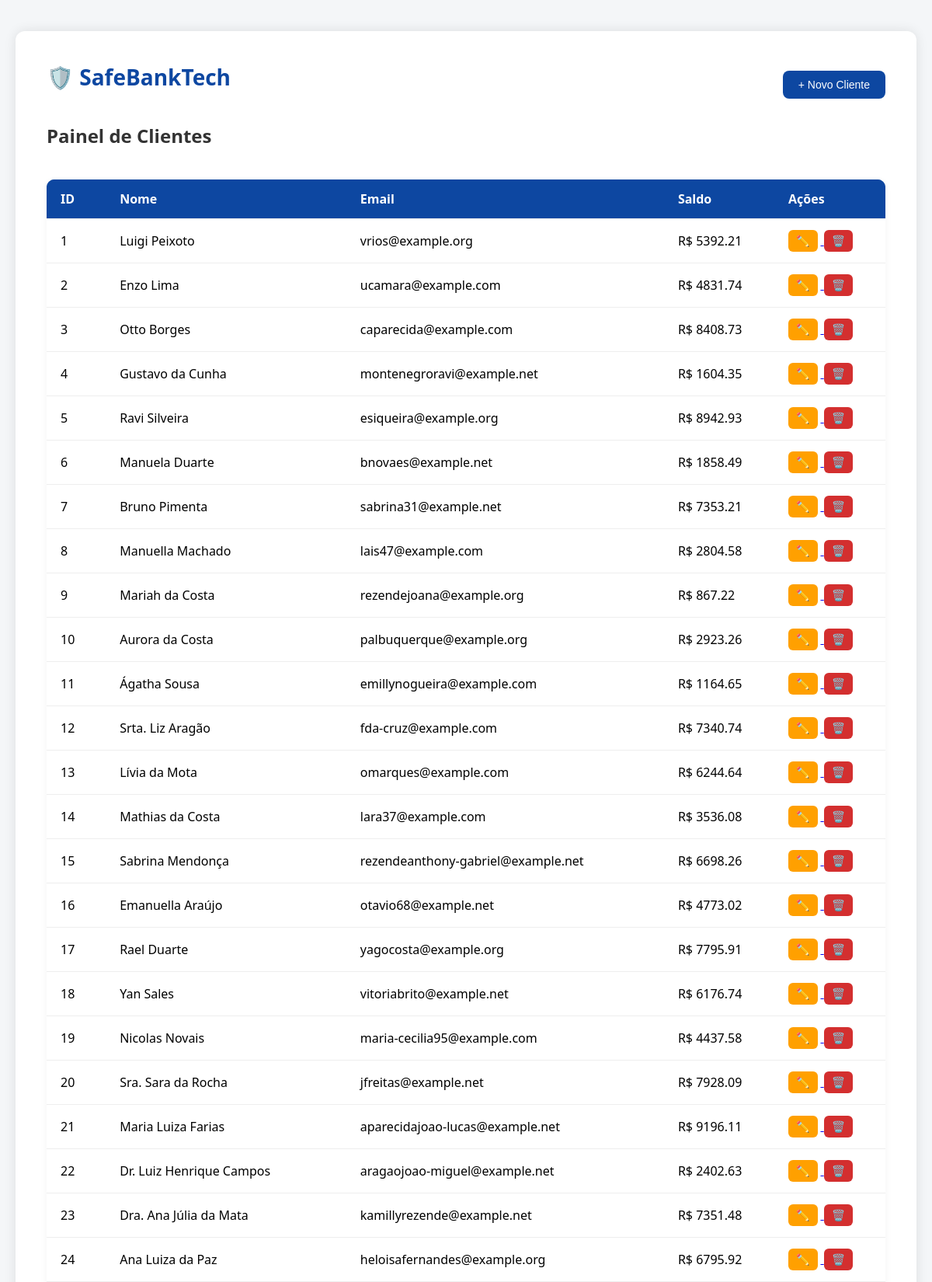
Screenshot of /dashboard (signed in, upper part) with the database file from the repository.
### tables this page shows
CREATE TABLE clientes (
        id INTEGER PRIMARY KEY AUTOINCREMENT,
        nome TEXT NOT NULL,
        email TEXT NOT NULL,
        saldo REAL NOT NULL
    );

### app.py (the view)
@app.route('/dashboard')
def dashboard():
    if 'user' not in session:
        return redirect(url_for('login'))
    conn = sqlite3.connect('database.db')
    cursor = conn.cursor()
    cursor.execute("SELECT * FROM clientes")
    clientes = cursor.fetchall()
    conn.close()
    return render_template('dashboard.html', clientes=clientes)

### templates/dashboard.html (shortened to what this page needs)
<!DOCTYPE html>
<html>
<head>
    <link rel="stylesheet" href="{{ url_for('static', filename='style.css') }}">
</head>
<body>
    <div class="container" style="max-width: 90%; margin-top: 40px;">
        <div style="display: flex; justify-content: space-between; align-items: center; margin-bottom: 20px;">
            <div class="brand" style="font-size: 28px;">
                🛡️ SafeBankTech
            </div>
            <a href="{{ url_for('novo_cliente') }}">
                <button class="btn-primary">+ Novo Cliente</button>
            </a>
        </div>
        <h2 style="text-align: left; color: #333;">Painel de Clientes</h2>
        <table class="tabela-moderna">
            <thead>
                <tr>
                    <th>ID</th>
                    <th>Nome</th>
                    <th>Email</th>
                    <th>Saldo</th>
                    <th>Ações</th>
                </tr>
            </thead>
            <tbody>
                {% for c in clientes %}
                <tr>
                    <td>{{ c[0] }}</td>
                    <td>{{ c[1] }}</td>
                    <td>{{ c[2] }}</td>
                    <td>R$ {{ c[3] }}</td>
                    <td>
                        <a href="{{ url_for('editar_cliente', id=c[0]) }}">
                            <button class="btn-warning">✏️</button>
                        </a>
                        <a href="{{ url_for('excluir_cliente', id=c[0]) }}" onclick="return confirm('Tem certeza que deseja excluir?')">
                            <button class="btn-danger">🗑️</button>
                        </a>
                    </td>
                </tr>
                {% endfor %}
            </tbody>
        </table>
    </div>
</body>
</html>

### static/style.css (style rules this page uses)
body { font-family: 'Segoe UI', Tahoma, Geneva, Verdana, sans-serif; background-color: #f4f6f8; margin: 0; padding: 0; }
.container { max-width: 400px; margin: 80px auto; background-color: #ffffff; padding: 40px; box-shadow: 0 0 15px rgba(0,0,0,0.1); border-radius: 12px; text-align: center; }
h2 { margin-bottom: 30px; color: #0d47a1; }
table { width: 90%; margin: 40px auto; border-collapse: collapse; background: #fff; box-shadow: 0 0 10px rgba(0,0,0,0.05); }
th, td { padding: 12px 16px; text-align: left; border-bottom: 1px solid #ddd; }
th { background-color: #0d47a1; color: white; }
.brand { font-size: 28px; font-weight: bold; color: #0d47a1; margin-bottom: 20px; }
.btn-primary { background-color: #0d47a1; color: white; padding: 10px 20px; border: none; border-radius: 8px; font-size: 14px; cursor: pointer; transition: 0.3s; }
.btn-warning { background-color: #ffa000; color: white; border: none; padding: 6px 10px; border-radius: 6px; font-size: 14px; cursor: pointer; margin-right: 4px; }
.btn-danger { background-color: #d32f2f; color: white; border: none; padding: 6px 10px; border-radius: 6px; font-size: 14px; cursor: pointer; }
.tabela-moderna { width: 100%; border-collapse: collapse; background-color: white; border-radius: 10px; overflow: hidden; box-shadow: 0 2px 10px rgba(0,0,0,0.05); }
.tabela-moderna thead { background-color: #0d47a1; color: white; }
.tabela-moderna th, .tabela-moderna td { padding: 14px 18px; text-align: left; border-bottom: 1px solid #eee; }

### rows the page displays
clientes: id "1", nome "Luigi Peixoto", email "vrios@example.org", saldo "5392.21"
clientes: id "2", nome "Enzo Lima", email "ucamara@example.com", saldo "4831.74"
clientes: id "3", nome "Otto Borges", email "caparecida@example.com", saldo "8408.73"
clientes: id "4", nome "Gustavo da Cunha", email "montenegroravi@example.net", saldo "1604.35"
clientes: id "5", nome "Ravi Silveira", email "esiqueira@example.org", saldo "8942.93"
clientes: id "6", nome "Manuela Duarte", email "bnovaes@example.net", saldo "1858.49"
clientes: id "7", nome "Bruno Pimenta", email "sabrina31@example.net", saldo "7353.21"
clientes: id "8", nome "Manuella Machado", email "lais47@example.com", saldo "2804.58"
clientes: id "9", nome "Mariah da Costa", email "rezendejoana@example.org", saldo "867.22"
clientes: id "10", nome "Aurora da Costa", email "palbuquerque@example.org", saldo "2923.26"
clientes: id "11", nome "Ágatha Sousa", email "emillynogueira@example.com", saldo "1164.65"
clientes: id "12", nome "Srta. Liz Aragão", email "fda-cruz@example.com", saldo "7340.74"
clientes: id "13", nome "Lívia da Mota", email "omarques@example.com", saldo "6244.64"
clientes: id "14", nome "Mathias da Costa", email "lara37@example.com", saldo "3536.08"
clientes: id "15", nome "Sabrina Mendonça", email "rezendeanthony-gabriel@example.net", saldo "6698.26"
clientes: id "16", nome "Emanuella Araújo", email "otavio68@example.net", saldo "4773.02"
clientes: id "17", nome "Rael Duarte", email "yagocosta@example.org", saldo "7795.91"
clientes: id "18", nome "Yan Sales", email "vitoriabrito@example.net", saldo "6176.74"
clientes: id "19", nome "Nicolas Novais", email "maria-cecilia95@example.com", saldo "4437.58"
clientes: id "20", nome "Sra. Sara da Rocha", email "jfreitas@example.net", saldo "7928.09"
clientes: id "21", nome "Maria Luiza Farias", email "aparecidajoao-lucas@example.net", saldo "9196.11"
clientes: id "22", nome "Dr. Luiz Henrique Campos", email "aragaojoao-miguel@example.net", saldo "2402.63"
clientes: id "23", nome "Dra. Ana Júlia da Mata", email "kamillyrezende@example.net", saldo "7351.48"
clientes: id "24", nome "Ana Luiza da Paz", email "heloisafernandes@example.org", saldo "6795.92"
